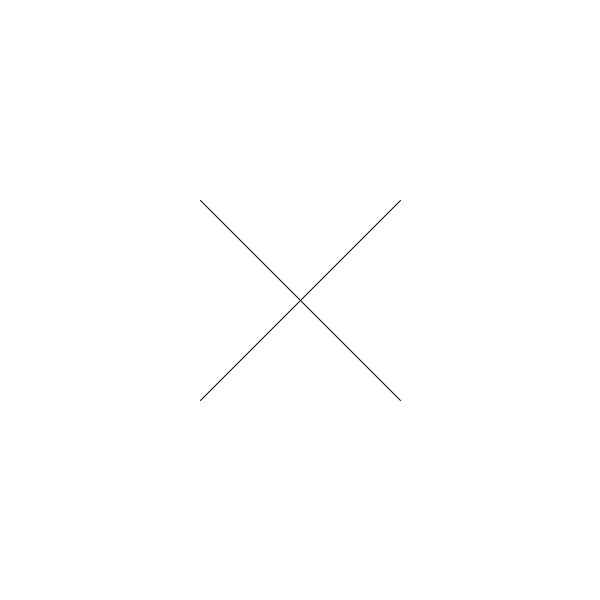
Frame 1 (no input)
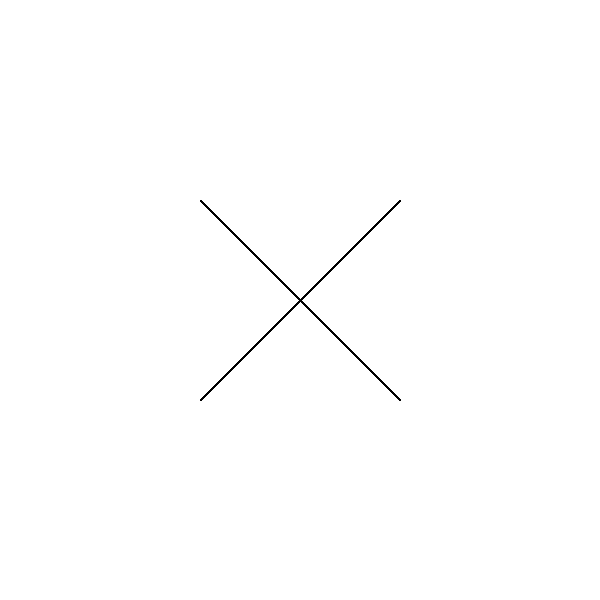
Frame 60 (the mouse pressed at the canvas centre just before this capture)
Frame 120 (the mouse held since frame 60 and released just before this capture): identical to frame 60, image omitted

The Processing sketch that drew these frames (run headless with seeded random() and noise(); from frame 60 on, the mouse is pressed at the canvas centre):

// Processing sketch: lines
// ── lines.pde
/*
 * Lines
 *
 * CC Lab Fall 2012
 * by Ryan Raffa
 * 09/20/12
 */

int xOne, yOne;
int xTwo, yTwo;
int xThree, yThree;
int xFour, yFour;

void setup() {
 
 size(600,600);
 background(255);
 
 xOne = -100;
 yOne = -100;

 xTwo = -100;
 yTwo = 100;

 xThree = 100;
 yThree = -100;

 xFour = 100;
 yFour = 100;
 
}

void draw() {
 translate(width/2,height/2);
  
 line(xOne,yOne, xFour, yFour);
 line(xTwo,yTwo, xThree,yThree);
  
}
